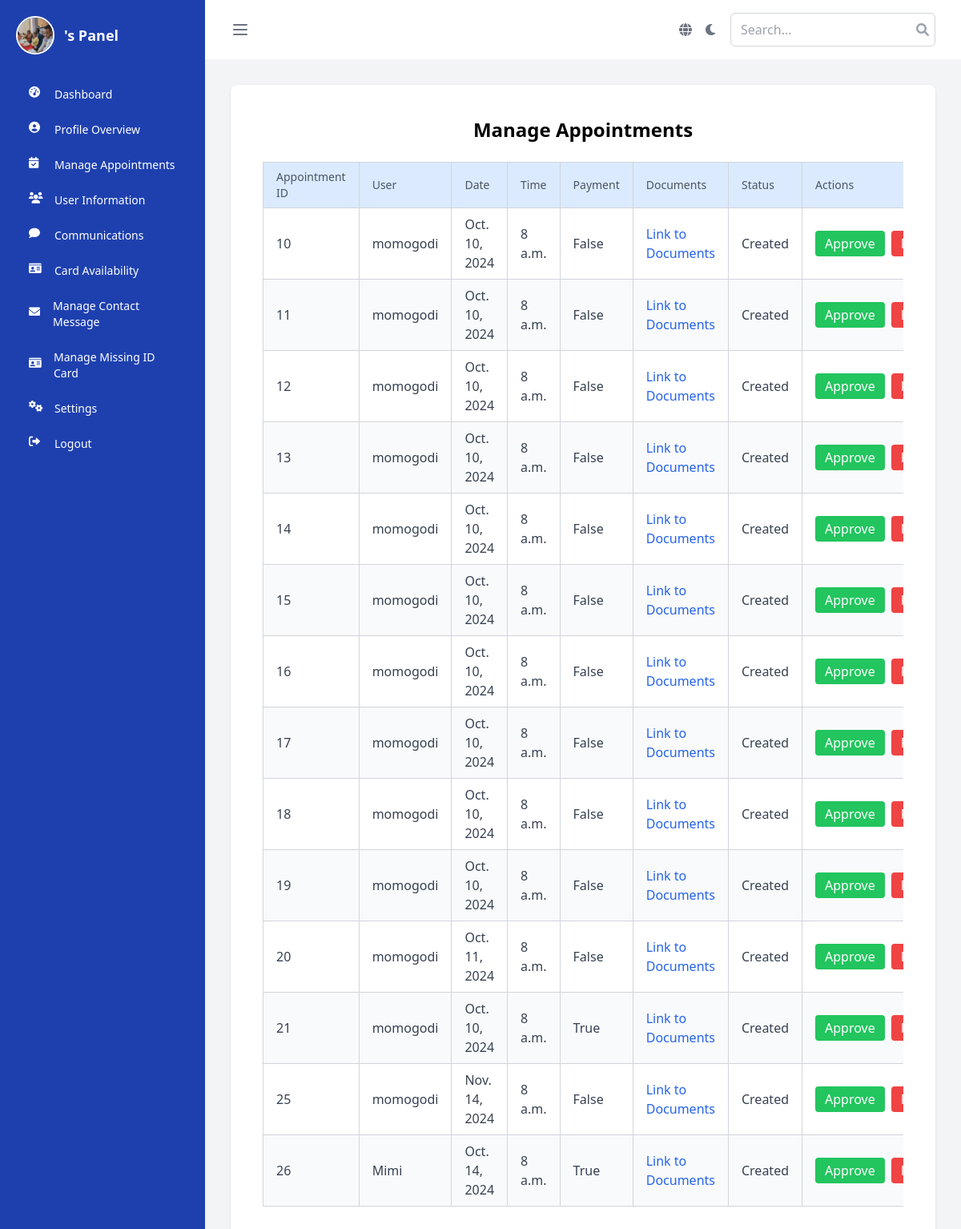
Page /police/manage-appointments/ on the earlier database version.
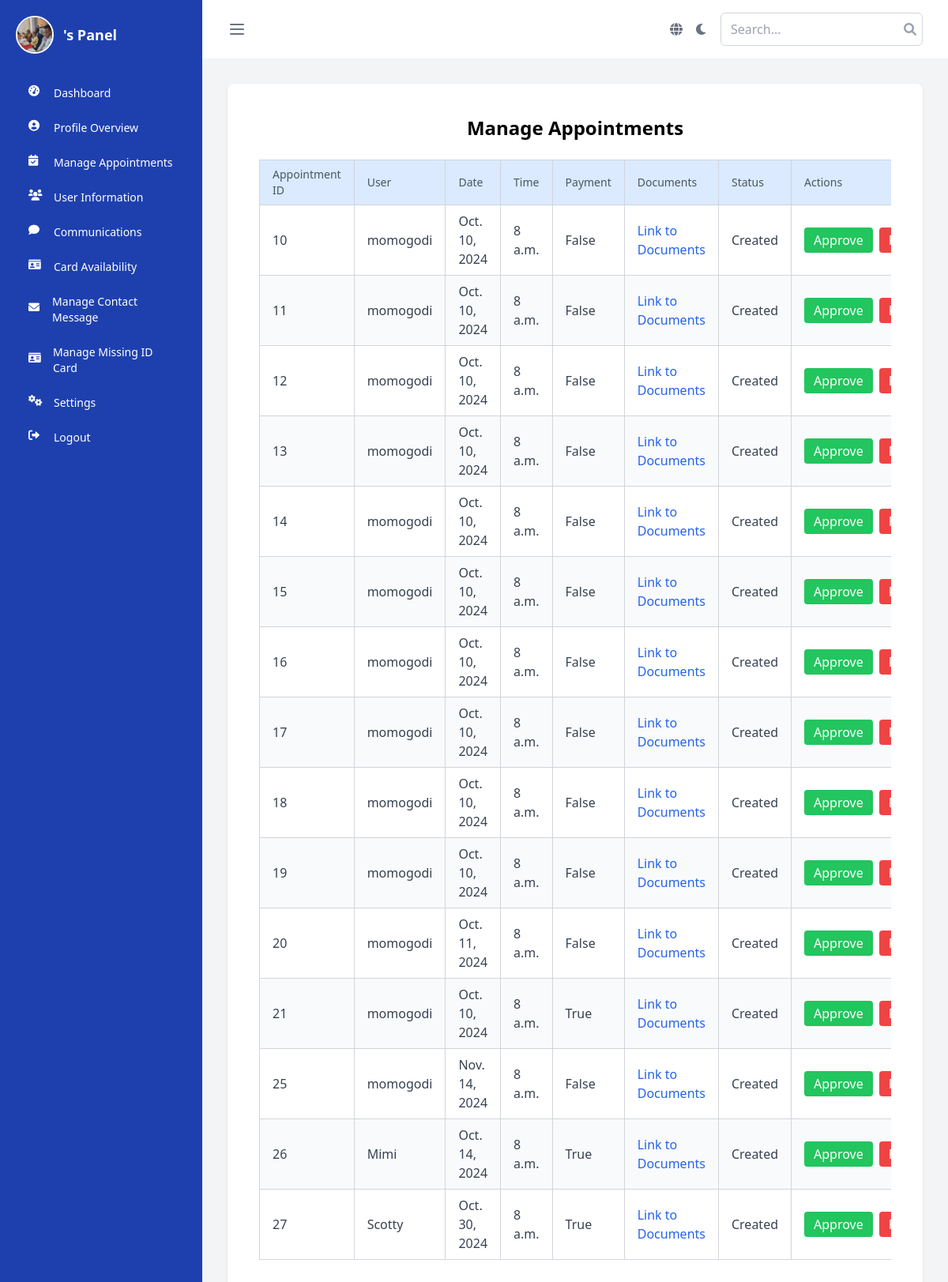
Same page on the later database version.
### booking/models.py (models this page shows)
class Appointment(models.Model):
    STATUS_CHOICES = (
        ('created', 'Created'),
        ('pending', 'Pending'),
        ('approved', 'Approved'),
        ('rejected', 'Rejected'),
    )
    CARD_CHOICES = (
        ('created', 'Created'),
        ('pending', 'Pending'),
        ('blocked', 'Blocked')
    )
    user = models.ForeignKey(User, on_delete=models.CASCADE)
    officer = models.ForeignKey(User, related_name='appointments', on_delete=models.CASCADE, null=True, blank=True)
    office = models.ForeignKey(Office, on_delete=models.CASCADE)
    date = models.DateField()
    time = models.TimeField()
    document = models.ForeignKey(Document, on_delete=models.CASCADE, null=True, blank=True)
    paid = models.BooleanField(default=False)
    status = models.CharField(max_length=20, choices=STATUS_CHOICES, default='Created')
    card_status = models.CharField(max_length=20, choices=CARD_CHOICES, default="pending")
    receipt_reference = models.CharField(max_length=100, null=True, blank=True)  # Add this field to store receipt reference

class User(AbstractUser):
    ROLE_CHOICES = [
        ('user', 'User'),
        ('officer', 'Police Officer'),
        ('admin', 'Super Admin'),
    ]
    email = models.CharField(max_length=100, default='user@gmail.com')
    role = models.CharField(max_length=10, choices=ROLE_CHOICES, default='user')
    name = models.CharField(max_length=100, default='user')  # Provide a default value
    phone = models.CharField(max_length=15, default='0000000000')  # Provide a default value
    address = models.TextField(null=True, blank=True)  # Temporarily allow null
    profile_picture = models.ImageField(upload_to='profile_pics/', null=True, blank=True)

### booking/views.py (the view)
# urls.py: path('police/manage-appointments/', views.manage_appointments, name='manage_appointments'),
def manage_appointments(request):
    appointments = Appointment.objects.all()
    return render(request, 'panel/admin/appoitment/manage_appointments.html', {'appointments': appointments})

### booking/templates/panel/admin/appoitment/manage_appointments.html
{% extends 'panel/base_page/base_police.html' %}
{% block content %}
<div class="container mx-auto p-4">
    <h1 class="text-2xl font-bold text-center mb-6">Manage Appointments</h1>
    <div class="overflow-x-auto">
        <table class="min-w-full table-auto border-collapse border border-gray-200 bg-white shadow-lg">
            <thead class="bg-blue-100">
                <tr>
                    <th class="px-4 py-2 border border-gray-300 text-left text-sm font-medium text-gray-600">Appointment ID</th>
                    <th class="px-4 py-2 border border-gray-300 text-left text-sm font-medium text-gray-600">User</th>
                    <th class="px-4 py-2 border border-gray-300 text-left text-sm font-medium text-gray-600">Date</th>
                    <th class="px-4 py-2 border border-gray-300 text-left text-sm font-medium text-gray-600">Time</th>
                    <th class="px-4 py-2 border border-gray-300 text-left text-sm font-medium text-gray-600">Payment</th>
                    <th class="px-4 py-2 border border-gray-300 text-left text-sm font-medium text-gray-600">Documents</th>
                    <th class="px-4 py-2 border border-gray-300 text-left text-sm font-medium text-gray-600">Status</th>
                    <th class="px-4 py-2 border border-gray-300 text-left text-sm font-medium text-gray-600">Actions</th>
                </tr>
            </thead>
            <tbody>
                {% for appointment in appointments %}
                <tr class="odd:bg-white even:bg-gray-50">
                    <td class="px-4 py-2 border border-gray-300 text-gray-700">{{ appointment.id }}</td>
                    <td class="px-4 py-2 border border-gray-300 text-gray-700">{{ appointment.user }}</td>
                    <td class="px-4 py-2 border border-gray-300 text-gray-700">{{ appointment.date }}</td>
                    <td class="px-4 py-2 border border-gray-300 text-gray-700">{{ appointment.time }}</td>
                    <td class="px-4 py-2 border border-gray-300 text-gray-700">{{ appointment.paid }}</td>
                    {% if appointment.document %}
                    <td class="px-4 py-2 border border-gray-300 text-blue-600">
                        <a href="{% url 'view_docs' appointment.document.pk %}" class="hover:underline">Link to Documents</a>
                    </td>
                    {% else %}
                    <td>
                        <a href="">Link</a>
                    </td>
                    {% endif %}
                    <td class="px-4 py-2 border border-gray-300 text-gray-700">{{ appointment.status }}</td>
                    <td class="px-4 py-2 border border-gray-300">
                        {% if appointment.status == "Created" %}
                        <div class="flex space-x-2">
                            <a href="{% url 'approve_appointment' appointment.id %}" class="bg-green-500 text-white px-3 py-1 rounded hover:bg-green-600">Approve</a>
                            <a href="{% url 'reject_appointment' appointment.id %}" class="bg-red-500 text-white px-3 py-1 rounded hover:bg-red-600">Reject</a>
                        </div>
                        {% endif %}
                    </td>
                </tr>
                {% endfor %}
            </tbody>
        </table>
    </div>
</div>
{% endblock %}

### booking/templates/panel/base_page/base_police.html (shortened to what this page needs)
{% load static %}
<!DOCTYPE html>
<html lang="en" class="h-full">
<head>
    <script src="https://cdn.tailwindcss.com"></script>
    <link href="https://cdnjs.cloudflare.com/ajax/libs/font-awesome/6.0.0-beta3/css/all.min.css" rel="stylesheet">
</head>
<body class="h-full bg-gray-100 dark:bg-gray-900">
    <div class="flex h-full">
        <aside id="sidebar" class="bg-secondary text-white w-64 flex-shrink-0 transition-all duration-300 ease-in-out overflow-y-auto">
            <div class="p-5">
                <header class="flex items-center mb-8">
                    <a href="{% url 'officer_panel' %}" class="flex items-center space-x-3">
                        {% if user.profile_picture %}
                        <img src="{{ user.profile_picture.url }}" alt="{{ user.username }}'s profile picture" class="w-12 h-12 rounded-full object-cover border-2 border-white" />
                        {% else %}
                        <img src="{% static 'img/yvan.jpg' %}" alt="Default Avatar" class="w-12 h-12 rounded-full object-cover border-2 border-white" />
                        {% endif %}
                        <span class="text-lg font-semibold truncate">{{ user.username }}'s Panel</span>
                    </a>
                </header>
                <nav class="space-y-2">
                    <a href="{% url 'officer_panel' %}" class="flex items-center px-4 py-2 text-sm rounded-lg hover:bg-primary transition-colors duration-150"><i class="fas fa-tachometer-alt w-5 h-5 mr-3"></i><span class="nav-text">Dashboard</span></a>
                    <a href="{% url 'profile_police' %}" class="flex items-center px-4 py-2 text-sm rounded-lg hover:bg-primary transition-colors duration-150"><i class="fas fa-user-circle w-5 h-5 mr-3"></i><span class="nav-text">Profile Overview</span></a>
                    <a href="{% url 'manage_appointments' %}" class="flex items-center px-4 py-2 text-sm rounded-lg hover:bg-primary transition-colors duration-150"><i class="fas fa-calendar-check w-5 h-5 mr-3"></i><span class="nav-text">Manage Appointments</span></a>
                    <a href="{% url 'user_information' %}" class="flex items-center px-4 py-2 text-sm rounded-lg hover:bg-primary transition-colors duration-150"><i class="fas fa-users w-5 h-5 mr-3"></i><span class="nav-text">User Information</span></a>
                    <a href="{% url 'post_communication' %}" class="flex items-center px-4 py-2 text-sm rounded-lg hover:bg-primary transition-colors duration-150"><i class="fas fa-comment w-5 h-5 mr-3"></i><span class="nav-text">Communications</span></a>
                    <a href="{% url 'card_status' %}" class="flex items-center px-4 py-2 text-sm rounded-lg hover:bg-primary transition-colors duration-150"><i class="fas fa-id-card w-5 h-5 mr-3"></i><span class="nav-text">Card Availability</span></a>
                    <a href="{% url 'manage_contact' %}" class="flex items-center px-4 py-2 text-sm rounded-lg hover:bg-primary transition-colors duration-150"><i class="fas fa-envelope w-5 h-5 mr-3"></i><span class="nav-text">Manage Contact Message</span></a>
                    <a href="{% url 'manage_id' %}" class="flex items-center px-4 py-2 text-sm rounded-lg hover:bg-primary transition-colors duration-150"><i class="fas fa-id-card w-5 h-5 mr-3"></i><span class="nav-text">Manage Missing ID Card</span></a>
                    <a href="{% url 'setting_police' %}" class="flex items-center px-4 py-2 text-sm rounded-lg hover:bg-primary transition-colors duration-150"><i class="fas fa-cogs w-5 h-5 mr-3"></i><span class="nav-text">Settings</span></a>
                    <a href="{% url 'logout' %}" class="flex items-center px-4 py-2 text-sm rounded-lg hover:bg-primary transition-colors duration-150"><i class="fas fa-sign-out-alt w-5 h-5 mr-3"></i><span class="nav-text">Logout</span></a>
                </nav>
            </div>
        </aside>
        <div class="flex-1 flex flex-col overflow-hidden">
            <header class="bg-white dark:bg-gray-800 shadow">
                <div class="max-w-7xl mx-auto px-4 sm:px-6 lg:px-8 py-4 flex justify-between items-center">
                    <button class="text-gray-500 hover:text-gray-600 focus:outline-none focus:text-gray-600" aria-label="Toggle menu" onclick="toggleSidebar()">
                        <svg class="h-6 w-6" fill="none" viewBox="0 0 24 24" stroke="currentColor">
                            <path stroke-linecap="round" stroke-linejoin="round" stroke-width="2" d="M4 6h16M4 12h16M4 18h16" />
                        </svg>
                    </button>
                    <div class="flex items-center space-x-4">
                        <button id="languageToggle" class="text-gray-500 hover:text-gray-600 focus:outline-none" onclick="toggleLanguage()" aria-label="Change Language">
                            <i class="fas fa-globe"></i>
                        </button>
                        <button id="themeToggle" class="text-gray-500 hover:text-gray-600 focus:outline-none" onclick="toggleTheme()" aria-label="Change Theme">
                            <i class="fas fa-moon"></i>
                        </button>
                        <div class="relative">
                            <input type="text" id="searchInput" placeholder="Search..." class="w-64 px-3 py-2 rounded-md border border-gray-300 dark:border-gray-600 focus:ring-2 focus:ring-primary focus:border-transparent" />
                            <button class="absolute right-2 top-1/2 transform -translate-y-1/2 text-gray-400 hover:text-gray-600">
                                <i class="fas fa-search"></i>
                            </button>
                        </div>
                    </div>
                </div>
            </header>
            <main class="flex-1 overflow-x-hidden overflow-y-auto bg-gray-100 dark:bg-gray-900">
                <div class="max-w-7xl mx-auto px-4 sm:px-6 lg:px-8 py-8">
                    <div class="bg-white dark:bg-gray-800 shadow rounded-lg">
                        <div class="px-4 py-5 sm:p-6">
                            {% block content %}{% endblock %}
                        </div>
                    </div>
                </div>
            </main>
        </div>
    </div>
</body>
</html>

Differences in the rows shown:
added Appointment: id "27", user "Scotty", date "Oct. 30, 2024", time "8 a.m.", paid "True", shows "Link to Documents", status "Created", shows "Approve"
